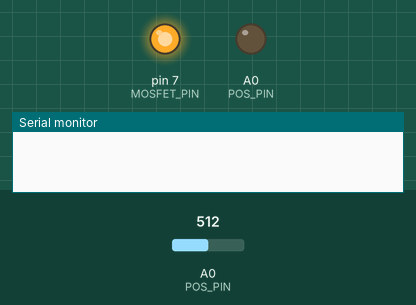
Recording of a sketch running on a simulated Arduino Uno, built with avr-gcc and run on an emulated ATmega328P. Shown: output pins drawn as LEDs (lit = HIGH), the last lines printed to the serial monitor. The test bench sets the inputs (shaded band); at power-on: A0 (POS_PIN) = 512.

Above: at 0.1 s.
At 0.8 s:
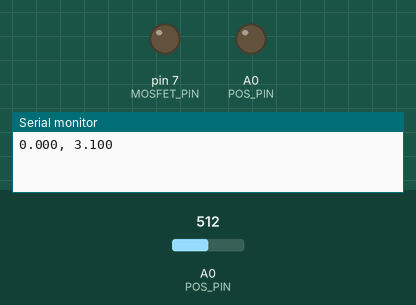
Timing chart, 0 to 2.3 s (numbered marks = the images above):
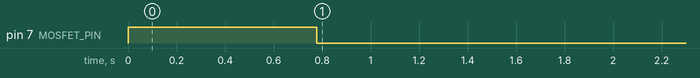

Measured:
- by itself, pin 7 (MOSFET_PIN): LOW → HIGH at 0.00 s, → LOW 0.78 s later

The sketch:

Voltmeter.ino
```cpp
// Define pins
#define POS_PIN A0   // Voltage divider output
#define NEG_PIN A1
#define MOSFET_PIN 7   // MOSFET gate control pin

// Resistor values
const float R1 = 9930; //10000;    // 10kΩ
const float R2 = 46590; // 47000;    // 47kΩ
const float MOSFET = 2.20;
const float voltageDividerRatio = (R1 + (R2 + MOSFET)) / (R2 + MOSFET) * (3.645 / 3.569); //1.0169823232323232323232323232323;

void setup() {
    Serial.begin(9600);
    pinMode(MOSFET_PIN, OUTPUT);
    digitalWrite(MOSFET_PIN, LOW); // Initially turn MOSFET off
}

void loop() {
    digitalWrite(MOSFET_PIN, HIGH); // Turn MOSFET ON
    delay(750); // Stabilization time


    float sum = 0;
    for (int i = 0; i < 20; i++) {
      pinMode(POS_PIN, OUTPUT);
      digitalWrite(POS_PIN, LOW); // Discharge floating state
      delay(1);
      pinMode(POS_PIN, INPUT);

      analogRead(POS_PIN);  // Dummy read
      int posValue = analogRead(POS_PIN);  // Actual read
      float posVoltage = (posValue * 5.0) / 1023.0;
      float batteryVoltage = posVoltage * voltageDividerRatio;
      // Serial.print("Battery Voltage: ");
      // Serial.print(batteryVoltage, 3);
      // Serial.println(" V");

      sum += batteryVoltage;
    }

    float time = millis(); // KEEP THIS ON A FLOAT YOU DINGUS
    // Serial.println(time);
    float hours = time / 3600000;

    Serial.print(hours, 3);
    Serial.print(", ");
    Serial.println(sum / 20, 3);


    digitalWrite(MOSFET_PIN, LOW); // Turn MOSFET OFF

    //delay(2000);
    delay(3600000 * 2);
}
```
